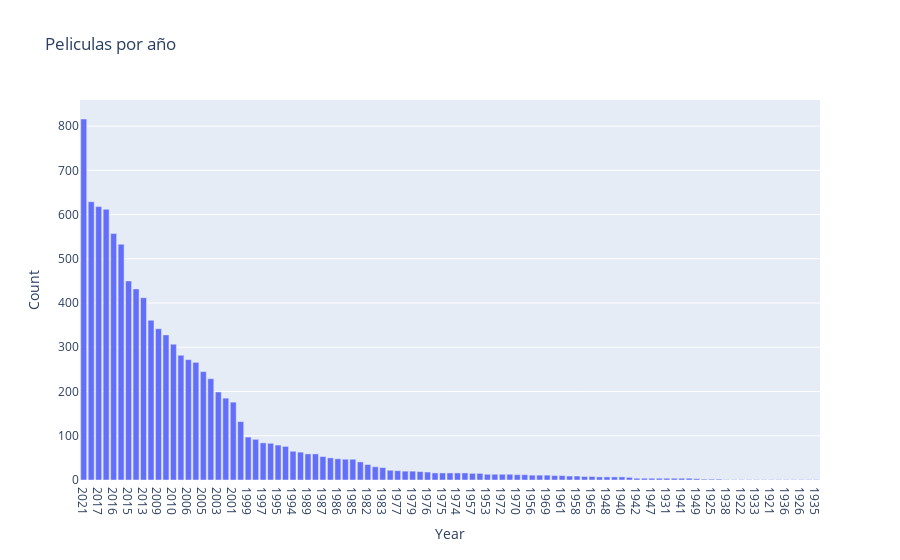

Notebook source saved alongside this figure:
### Markdown cell above
## e) ¿Cuántas películas se hicieron en cada año? ¿En qué año se hicieron más películas? Haga un gráfico de barras

### Code cell
movies_year =  {"date" : pd.to_datetime(movies_data["releaseDate"])}
movies_year['Year'] = movies_year['date'].dt.strftime('%Y')

year_count = movies_year['Year'].value_counts().sort_values(ascending=False)    
year_count_df = movies_year['Year'].value_counts().reset_index()
year_count_df.columns = ['Year', 'Count']
fig = px.bar(year_count_df, x='Year', y='Count', title= "Peliculas por año")
fig.show()

### Figure 1 — Plotly figure (JSON) as saved in the notebook; plotly's stock layout.template omitted (floating-point values rounded to 4 significant figures)
{"data": [{"alignmentgroup": "True", "hovertemplate": "Year=%{x}<br>Count=%{y}<extra></extra>", "legendgroup": "", "marker": {"color": "#636efa", "pattern": {"shape": ""}}, "name": "", "offsetgroup": "", "orientation": "v", "showlegend": false, "textposition": "auto", "type": "bar", "x": ["2021", "2018", "2017", "2019", "2016", "2020", "2015", "2014", "2013", "2011", "2009", "2012", "2010", "2008", "2006", "2007", "2005", "2004", "2003", "2002", "2001", "2000", "1999", "1998", "1997", "1993", "1995", "1996", "1994", "1992", "1989", "1988", "1987", "1991", "1986", "1990", "1985", "1984", "1982", "1981", "1983", "1978", "1977", "1980", "1979", "1973", "1976", "1963", "1975", "1967", "1974", "1971", "1957", "1968", "1953", "1962", "1972", "1966", "1970", "1959", "1956", "1954", "1969", "1964", "1961", "1960", "1958", "1952", "1965", "1955", "1948", "2022", "1940", "1951", "1942", "1950", "1947", "1946", "1931", "1944", "1941", "1939", "1949", "1927", "1925", "1943", "1938", "1932", "1922", "1920", "1933", "1930", "1921", "1937", "1936", "1929", "1926", "1902", "1935"], "xaxis": "x", "y": [816, 629, 618, 612, 557, 533, 450, 432, 412, 361, 342, 328, 307, 282, 272, 266, 245, 229, 199, 185, 176, 132, 97, 92, 84, 83, 79, 76, 65, 63, 59, 59, 53, 50, 48, 47, 47, 41, 35, 30, 28, 22, 21, 20, 20, 19, 18, 16, 16, 16, 16, 16, 15, 15, 13, 13, 13, 13, 12, 12, 11, 11, 11, 10, 10, 9, 9, 8, 8, 7, 7, 7, 7, 6, 4, 4, 4, 4, 4, 4, 4, 4, 3, 2, 2, 2, 1, 1, 1, 1, 1, 1, 1, 1, 1, 1, 1, 1, 1], "yaxis": "y"}], "layout": {"barmode": "relative", "legend": {"tracegroupgap": 0}, "title": {"text": "Peliculas por año"}, "xaxis": {"anchor": "y", "domain": [0, 1], "title": {"text": "Year"}}, "yaxis": {"anchor": "x", "domain": [0, 1], "title": {"text": "Count"}}}}
